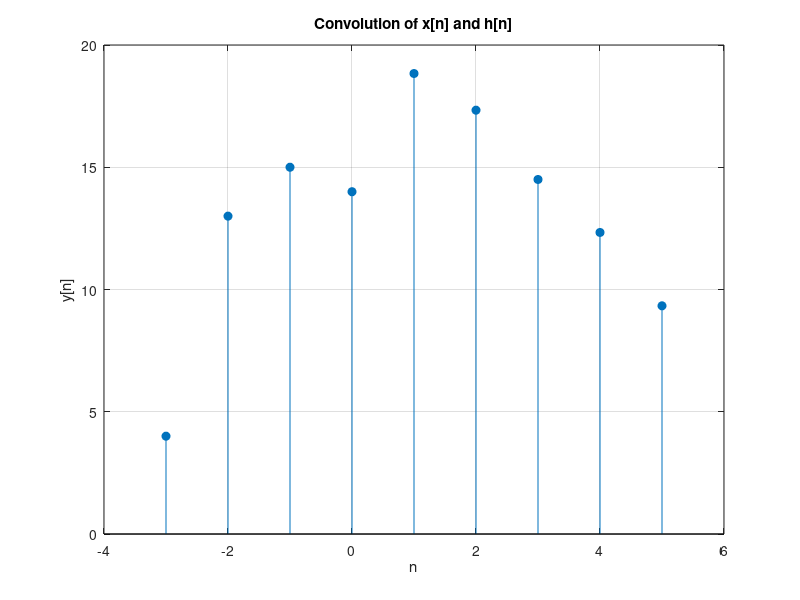

The MATLAB script that drew this image:
clc;
clear;
close all;

nx = -2:2;   
nh = -1:3;  

x = nx.^2;   

h = 1 ./ (nh + (nh == 0)) + 2;  

y = conv(x, h);  
ny = (nx(1) + nh(1)):(nx(end) + nh(end));  

stem(ny, y, 'filled'); 
xlabel('n');
ylabel('y[n]');
title('Convolution of x[n] and h[n]');
grid on;
